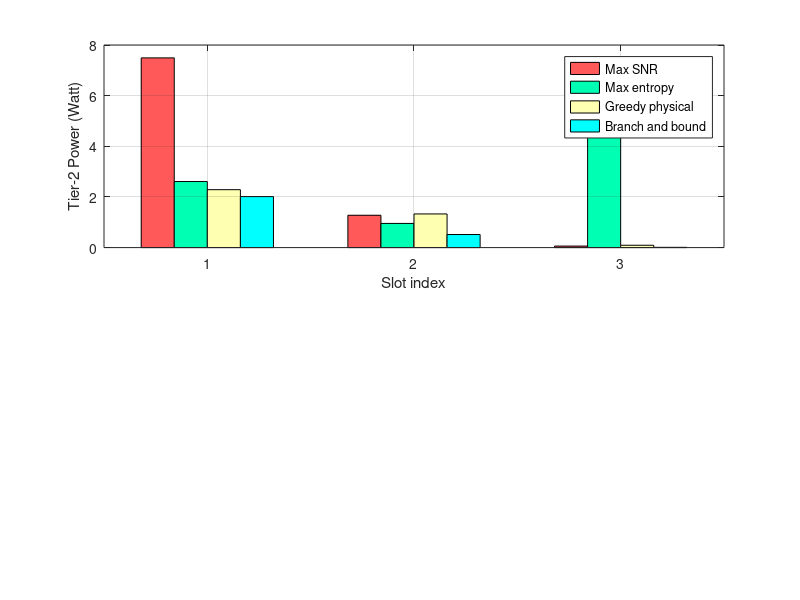

Reproduce this figure in MATLAB.
clc;
clear;

totalNodes=20;
N = 4;
totalTime = 100.0; % 100ms

BB =         [2.0140 0.5161 0.0103 1.0275];
maxSNR =     [7.4914 1.2771 0.0601 0.0727];
maxEntropy = [2.6090 0.9546 4.3686 0.926];
greedyPhy =  [2.2870 1.3287 0.0926 0.0103];

%BB = sort(BB,'descend');
%maxSNR = sort(maxSNR,'descend');
%maxEntropy = sort(maxEntropy,'descend');
%greedyPhy = sort(greedyPhy,'descend');

slot = [1 2 3]; 

tier2Power = [];
for i=1:length(slot)
    tier2Power = [tier2Power; maxSNR(i) maxEntropy(i) greedyPhy(i) BB(i)];
end

subplot(2,1,1);
Obar = bar(slot,tier2Power,'hist');
set(Obar(1),'FaceColor',[1 0.35 0.35]);
set(Obar(2),'FaceColor',[0 1 0.7]);
set(Obar(3),'FaceColor',[1 1 0.7]);
set(Obar(4),'FaceColor',[0 1 1]);

set(gca,'xticklabel');
xlabel(gca,'Slot index');
ylabel(gca,'Tier-2 Power (Watt)');
%title('|S|=24, |H|=4, T+N*\tau = 100(s)');
legend('Max SNR','Max entropy','Greedy physical','Branch and bound','location','Best');
grid on;
hold off;
